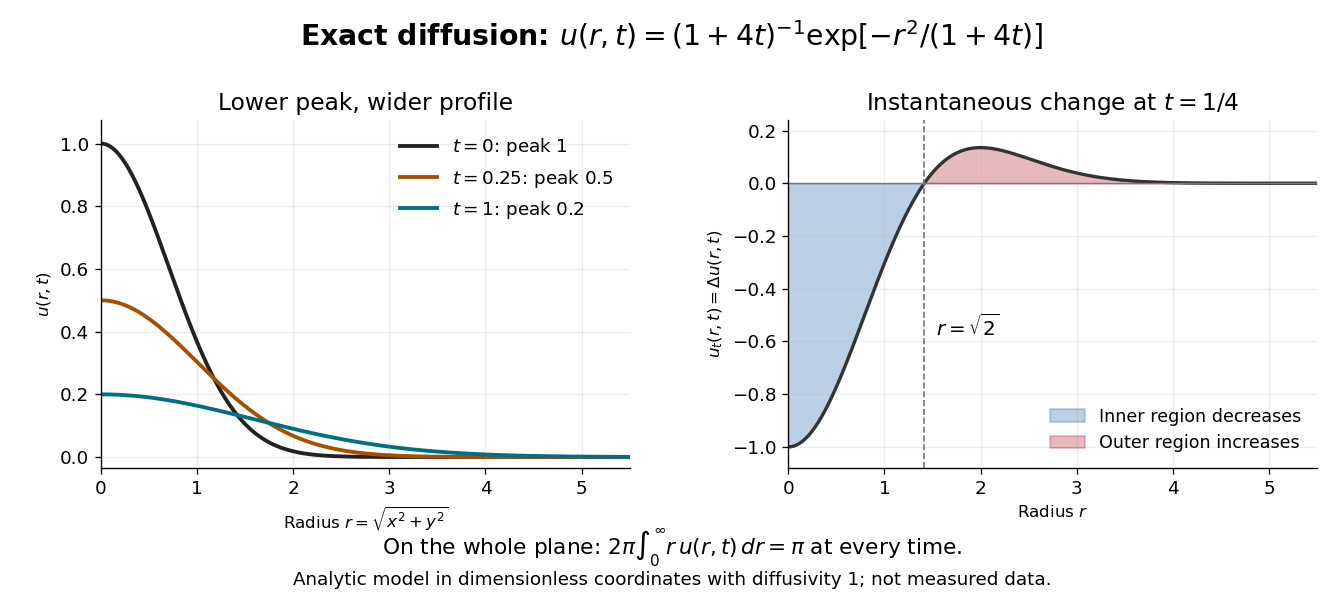

Write Python code to recreate this figure.
"""Exact original two-dimensional Gaussian diffusion example; PNG in CWD."""
from pathlib import Path

import matplotlib
matplotlib.use("Agg")
import matplotlib.pyplot as plt
import numpy as np


def main():
    r = np.linspace(0, 5.5, 1001)
    times = [0., .25, 1.]
    colors = ["#222222", "#a64f00", "#006f86"]
    fig, axes = plt.subplots(1, 2, figsize=(11.2, 5.0), dpi=120, facecolor="white")
    for t, color in zip(times, colors):
        s = 1+4*t
        axes[0].plot(r, np.exp(-r*r/s)/s, lw=2.3, color=color,
                     label=rf"$t={t:g}$: peak ${1/s:g}$")
    axes[0].set(xlabel=r"Radius $r=\sqrt{x^2+y^2}$", ylabel=r"$u(r,t)$",
                xlim=(0, 5.5), ylim=(-.035, 1.075))
    axes[0].set_title("Lower peak, wider profile", fontsize=14)
    axes[0].legend(fontsize=11, frameon=False)
    t = .25
    s = 1+4*t
    rate = 4*(r*r-s)/s**3*np.exp(-r*r/s)
    axes[1].plot(r, rate, color="#333333", lw=2)
    axes[1].fill_between(r, 0, rate, where=rate<=0, color="#2166ac", alpha=.3,
                         label="Inner region decreases")
    axes[1].fill_between(r, 0, rate, where=rate>=0, color="#b2182b", alpha=.3,
                         label="Outer region increases")
    axes[1].axhline(0, color="#777777", lw=.8)
    axes[1].axvline(np.sqrt(s), color="#777777", lw=1, ls="--")
    axes[1].text(np.sqrt(s)+.12, -.58, r"$r=\sqrt{2}$", fontsize=12)
    axes[1].set(xlabel=r"Radius $r$", ylabel=r"$u_t(r,t)=\Delta u(r,t)$",
                xlim=(0, 5.5), ylim=(-1.08, .24))
    axes[1].set_title(r"Instantaneous change at $t=1/4$", fontsize=14)
    axes[1].legend(loc="lower right", fontsize=10.5, frameon=False)
    for ax in axes:
        ax.grid(alpha=.22)
        ax.spines[["top", "right"]].set_visible(False)
        ax.tick_params(labelsize=11)
    fig.suptitle(r"Exact diffusion: $u(r,t)=(1+4t)^{-1}\exp[-r^2/(1+4t)]$",
                 fontsize=17, weight="bold", y=.97)
    fig.text(.5, .075, r"On the whole plane: $2\pi\int_0^\infty r\,u(r,t)\,dr=\pi$ at every time.",
             ha="center", fontsize=13)
    fig.text(.5, .025, "Analytic model in dimensionless coordinates with diffusivity 1; not measured data.",
             ha="center", fontsize=11)
    fig.subplots_adjust(left=.075, right=.98, top=.80, bottom=.22, wspace=.30)
    fig.savefig(Path(__file__).stem+".png", facecolor="white", transparent=False)
    plt.close(fig)


if __name__ == "__main__":
    main()
